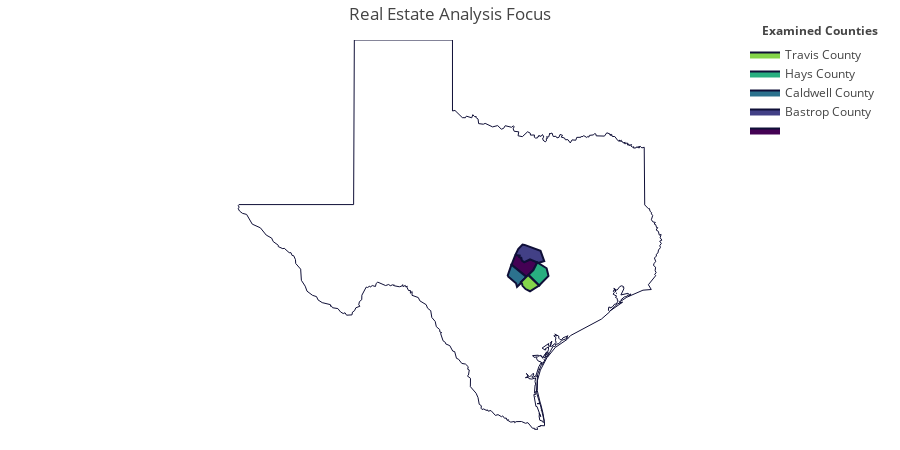

Source (notebook cell):
### Code cell
counties2 = [48453, 48491, 48209,48021, 48055, 0]
values = tx_fips['county_flag'].unique().tolist()

fig = ff.create_choropleth(
        fips=counties2, values=values,
        show_state_data = True, scope = ['TX'],
        county_outline={'color': 'rgb(15,15,55)', 'width': 2},
	state_outline={'color': 'rgb(15,15,55)', 'width': 1},
        show_hover = True,
	legend_title='Examined Counties', title='Real Estate Analysis Focus')
fig.layout.template = None
fig.show()

### Figure 1 — Plotly figure (JSON) as saved in the notebook; plotly's stock layout.template omitted (floating-point values rounded to 4 significant figures; data arrays with more than 128 entries replaced by an {"elided": "..."} marker saying what was removed)
{"data": [{"fill": "toself", "fillcolor": "rgb(68, 1, 84)", "hoverinfo": "none", "line": {"color": "rgb(15,15,55)", "width": 2}, "mode": "lines", "name": "", "type": "scatter", "x": [-98.16, -98.05, -98.01, -97.92, -97.93, -97.87, -97.85, -97.78, -97.58, -97.37, -97.49, -97.71, -98.17, -98.16, null], "y": [30.38, 30.62, 30.63, 30.6, 30.57, 30.55, 30.47, 30.43, 30.5, 30.42, 30.21, 30.02, 30.36, 30.38, null]}, {"fill": "toself", "fillcolor": "rgb(66, 64, 134)", "hoverinfo": "none", "line": {"color": "rgb(15,15,55)", "width": 2}, "mode": "lines", "name": "Bastrop County", "type": "scatter", "x": [-98.05, -97.96, -97.83, -97.76, -97.27, -97.16, -97.33, -97.6, -97.78, -97.85, -97.87, -97.93, -97.92, -98.05, null], "y": [30.62, 30.79, 30.91, 30.9, 30.74, 30.46, 30.4, 30.5, 30.43, 30.47, 30.55, 30.57, 30.6, 30.62, null]}, {"fill": "toself", "fillcolor": "rgb(44, 114, 142)", "hoverinfo": "none", "line": {"color": "rgb(15,15,55)", "width": 2}, "mode": "lines", "name": "Caldwell County", "type": "scatter", "x": [-98.29, -98.17, -97.71, -97.89, -97.9, -97.87, -98.0, -98.03, -98.29, null], "y": [30.05, 30.36, 30.02, 29.88, 29.86, 29.86, 29.75, 29.85, 30.05, null]}, {"fill": "toself", "fillcolor": "rgb(40, 174, 128)", "hoverinfo": "none", "line": {"color": "rgb(15,15,55)", "width": 2}, "mode": "lines", "name": "Hays County", "type": "scatter", "x": [-97.64, -97.49, -97.37, -97.08, -97.02, -97.32, -97.64, null], "y": [30.08, 30.21, 30.42, 30.26, 30.05, 29.79, 30.08, null]}, {"fill": "toself", "fillcolor": "rgb(132, 212, 75)", "hoverinfo": "none", "line": {"color": "rgb(15,15,55)", "width": 2}, "mode": "lines", "name": "Travis County", "type": "scatter", "x": [-97.9, -97.66, -97.32, -97.6, -97.74, -97.83, -97.85, -97.9, null], "y": [29.86, 30.07, 29.79, 29.63, 29.69, 29.78, 29.84, 29.86, null]}, {"fill": "toself", "fillcolor": "rgb(253, 231, 37)", "hoverinfo": "none", "line": {"color": "rgb(15,15,55)", "width": 2}, "mode": "lines", "name": "Williamson County", "type": "scatter", "x": [], "y": []}, {"hoverinfo": "text", "legendgroup": "centroids", "marker": {"color": "white", "opacity": 0}, "mode": "markers", "name": "US Counties", "selected": {"marker": {"color": "white", "opacity": 1, "size": 3}}, "showlegend": false, "text": ["County: Travis<br>State: Texas<br>FIPS: 48453<br>Value: ", "County: Williamson<br>State: Texas<br>FIPS: 48491<br>Value: Bastrop County", "County: Hays<br>State: Texas<br>FIPS: 48209<br>Value: Caldwell County", "County: Bastrop<br>State: Texas<br>FIPS: 48021<br>Value: Hays County", "County: Caldwell<br>State: Texas<br>FIPS: 48055<br>Value: Travis County"], "type": "scatter", "unselected": {"marker": {"opacity": 0}}, "x": [-97.78, -97.6, -98.03, -97.31, -97.62], "y": [30.33, 30.65, 30.06, 30.1, 29.84]}, {"hoverinfo": "text", "legendgroup": "States", "line": {"color": "rgb(15,15,55)", "width": 1}, "mode": "lines", "showlegend": false, "type": "scatter", "x": {"elided": "634 float values"}, "y": {"elided": "634 float values"}}], "layout": {"annotations": [{"showarrow": false, "text": "<b>Examined Counties</b>", "x": 1, "xanchor": "right", "xref": "paper", "y": 1.05, "yref": "paper"}], "dragmode": "select", "height": 450, "hovermode": "closest", "legend": {"traceorder": "reversed", "x": 1, "xanchor": "right", "y": 1, "yanchor": "top"}, "margin": {"b": 20, "l": 20, "r": 20, "t": 40}, "title": {"text": "Real Estate Analysis Focus"}, "width": 900, "xaxis": {"autorange": false, "fixedrange": true, "range": [-113.4, -86.75], "showgrid": false, "showticklabels": false, "zeroline": false}, "yaxis": {"autorange": false, "fixedrange": true, "range": [25.84, 36.5], "showgrid": false, "showticklabels": false, "zeroline": false}}}
